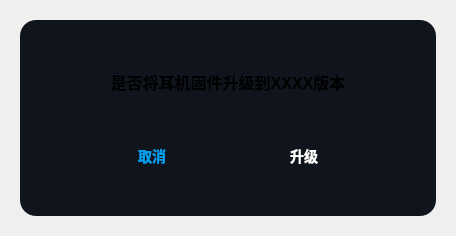
<?xml version="1.0" encoding="UTF-8"?>
<ui version="4.0">
 <class>UpdateOTAFind</class>
 <widget class="QDialog" name="UpdateOTAFind">
  <property name="geometry">
   <rect>
    <x>0</x>
    <y>0</y>
    <width>456</width>
    <height>236</height>
   </rect>
  </property>
  <property name="minimumSize">
   <size>
    <width>0</width>
    <height>0</height>
   </size>
  </property>
  <property name="maximumSize">
   <size>
    <width>16777215</width>
    <height>16777215</height>
   </size>
  </property>
  <property name="windowTitle">
   <string>Dialog</string>
  </property>
  <property name="styleSheet">
   <string notr="true"/>
  </property>
  <layout class="QGridLayout" name="gridLayout">
   <property name="leftMargin">
    <number>20</number>
   </property>
   <property name="topMargin">
    <number>20</number>
   </property>
   <property name="rightMargin">
    <number>20</number>
   </property>
   <property name="bottomMargin">
    <number>20</number>
   </property>
   <property name="spacing">
    <number>0</number>
   </property>
   <item row="0" column="0">
    <widget class="QFrame" name="frame">
     <property name="minimumSize">
      <size>
       <width>416</width>
       <height>196</height>
      </size>
     </property>
     <property name="maximumSize">
      <size>
       <width>416</width>
       <height>196</height>
      </size>
     </property>
     <property name="styleSheet">
      <string notr="true">border-radius: 16px;
background-color:#10151D;</string>
     </property>
     <property name="frameShape">
      <enum>QFrame::StyledPanel</enum>
     </property>
     <property name="frameShadow">
      <enum>QFrame::Raised</enum>
     </property>
     <widget class="QLabel" name="lab_title">
      <property name="geometry">
       <rect>
        <x>0</x>
        <y>50</y>
        <width>416</width>
        <height>23</height>
       </rect>
      </property>
      <property name="styleSheet">
       <string notr="true">font-family: &quot;Noto Sans S Chinese&quot;;
font-weight: 500;
font-size: 16px;</string>
      </property>
      <property name="text">
       <string>是否将耳机固件升级到XXXX版本</string>
      </property>
      <property name="alignment">
       <set>Qt::AlignCenter</set>
      </property>
     </widget>
     <widget class="QPushButton" name="pBt_close">
      <property name="geometry">
       <rect>
        <x>80</x>
        <y>121</y>
        <width>104</width>
        <height>30</height>
       </rect>
      </property>
      <property name="minimumSize">
       <size>
        <width>104</width>
        <height>30</height>
       </size>
      </property>
      <property name="maximumSize">
       <size>
        <width>104</width>
        <height>30</height>
       </size>
      </property>
      <property name="styleSheet">
       <string notr="true">QPushButton
{
	font-family: &quot;Noto Sans S Chinese&quot;;
	 font-weight: 500;
	font-size: 14px;
	color: #009FEF;

	background:transparent;
	border-image: url(:/Skin/Images/Popup/cancel-no.png);
}
QPushButton:hover
{
	border-image: url(:/Skin/Images/Popup/cancel-ho.png);
}</string>
      </property>
      <property name="text">
       <string>取消</string>
      </property>
     </widget>
     <widget class="QPushButton" name="pBt_ok">
      <property name="enabled">
       <bool>true</bool>
      </property>
      <property name="geometry">
       <rect>
        <x>232</x>
        <y>121</y>
        <width>104</width>
        <height>30</height>
       </rect>
      </property>
      <property name="minimumSize">
       <size>
        <width>104</width>
        <height>30</height>
       </size>
      </property>
      <property name="maximumSize">
       <size>
        <width>104</width>
        <height>30</height>
       </size>
      </property>
      <property name="styleSheet">
       <string notr="true">QPushButton
{
	font-family: &quot;Noto Sans S Chinese&quot;; font-weight: 500;
	font-size: 14px;
	color: #FFFFFF;

	background:transparent;
	border-image: url(:/Skin/Images/Popup/confirm-no.png);
}
QPushButton:hover
{
	border-image: url(:/Skin/Images/Popup/confirm-ho.png);
}
QPushButton:disabled
{
	border-image: url(:/Skin/Images/Popup/confirm-ho.png);
}</string>
      </property>
      <property name="text">
       <string>升级</string>
      </property>
     </widget>
     <widget class="QPushButton" name="pBt_exit">
      <property name="geometry">
       <rect>
        <x>375</x>
        <y>10</y>
        <width>31</width>
        <height>31</height>
       </rect>
      </property>
      <property name="minimumSize">
       <size>
        <width>31</width>
        <height>31</height>
       </size>
      </property>
      <property name="maximumSize">
       <size>
        <width>31</width>
        <height>31</height>
       </size>
      </property>
      <property name="styleSheet">
       <string notr="true">QPushButton
{
	border-radius:0px;
	border-image: url(:/Skin/Images/Popup/close-no.png);
	background:transparent;
}
QPushButton:hover
{
	border-image: url(:/Skin/Images/Popup/close-ho.png);
}
</string>
      </property>
      <property name="text">
       <string/>
      </property>
     </widget>
    </widget>
   </item>
  </layout>
 </widget>
 <resources/>
 <connections/>
</ui>
